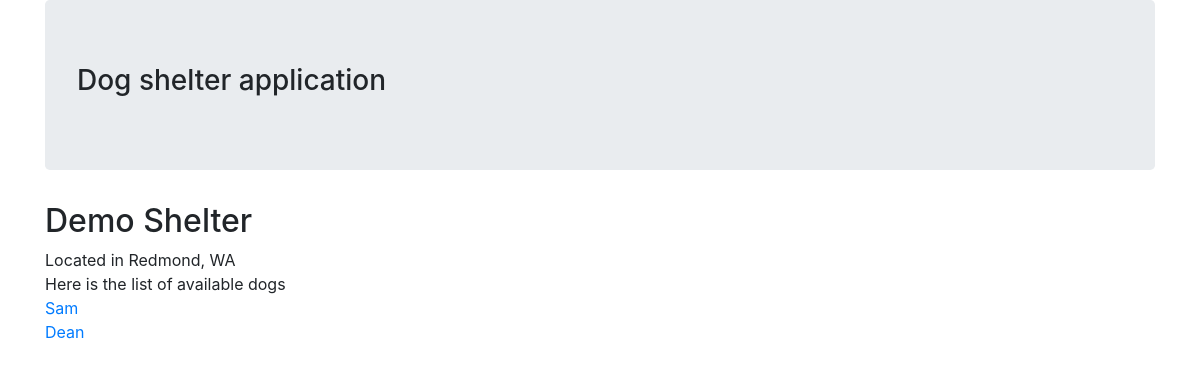
Page /shelter/1 on the earlier database version.
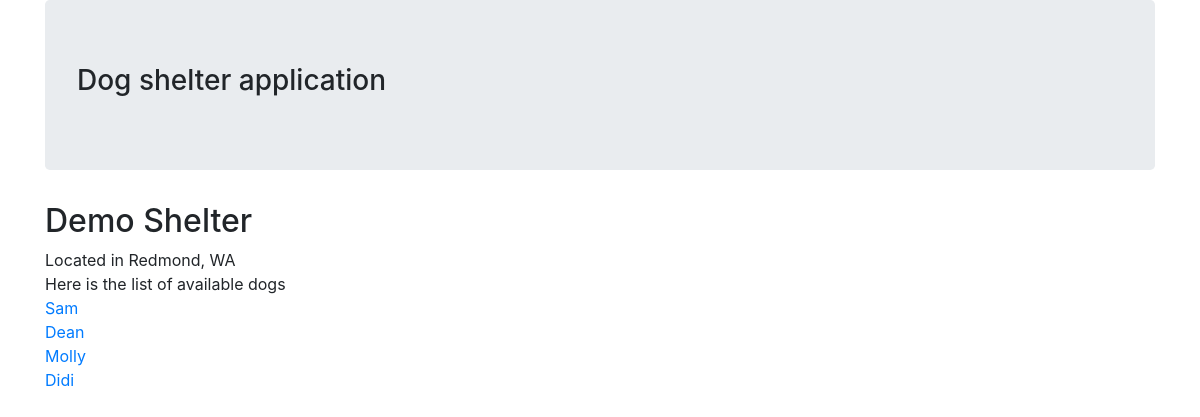
Same page on the later database version.
### dog_shelters/models.py (models this page shows, shortened)
class Shelter(models.Model):
    name = models.CharField(max_length=200)
    location = models.CharField(max_length=200)

class Dog(models.Model):
    shelter = models.ForeignKey(Shelter, on_delete=models.PROTECT)
    name = models.CharField(max_length=200)
    description = models.TextField()
    intake_date = models.DateTimeField(auto_now_add=True)

### dog_shelters/views.py (the view)
# urls.py: path("shelter/<int:pk>", views.shelter_detail, name="shelter_detail"),
def shelter_detail(request, pk):
    shelter = get_object_or_404(models.Shelter, pk=pk)
    context = {"shelter": shelter}
    return render(request, "shelter_detail.html", context)

### dog_shelters/templates/shelter_detail.html (shortened to what this page needs)
{% extends 'base.html' %}
{% block content %}
<h2>{{ shelter.name }}</h2>
<div>Located in {{ shelter.location }}</div>
{% if shelter.dog_set.all %}
    <div>Here is the list of available dogs</div>
    {% for dog in shelter.dog_set.all %}
        <div>
            <a href="{% url 'dog_detail' dog.id %}">
                {{dog.name}}
            </a>
        </div>
    {% endfor %}
{% else %}
    <div>This shelter has no dogs available for adoption</div>
{% endif %}
{% endblock %}

### dog_shelters/templates/base.html (shortened to what this page needs)
<!DOCTYPE html>
<html lang="en">
  <head>
    <link
      rel="stylesheet"
      href="https://cdn.jsdelivr.net/npm/bootstrap@4.6.0/dist/css/bootstrap.min.css"
    />
  </head>
  <body>
    <article class="container">
      <section class="jumbotron">
        <h3>Dog shelter application</h3>
      </section>
      {% block content %} {% endblock %}
    </article>
  </body>
</html>

Differences in the rows shown:
added Dog: name "Molly"
added Dog: name "Didi"
